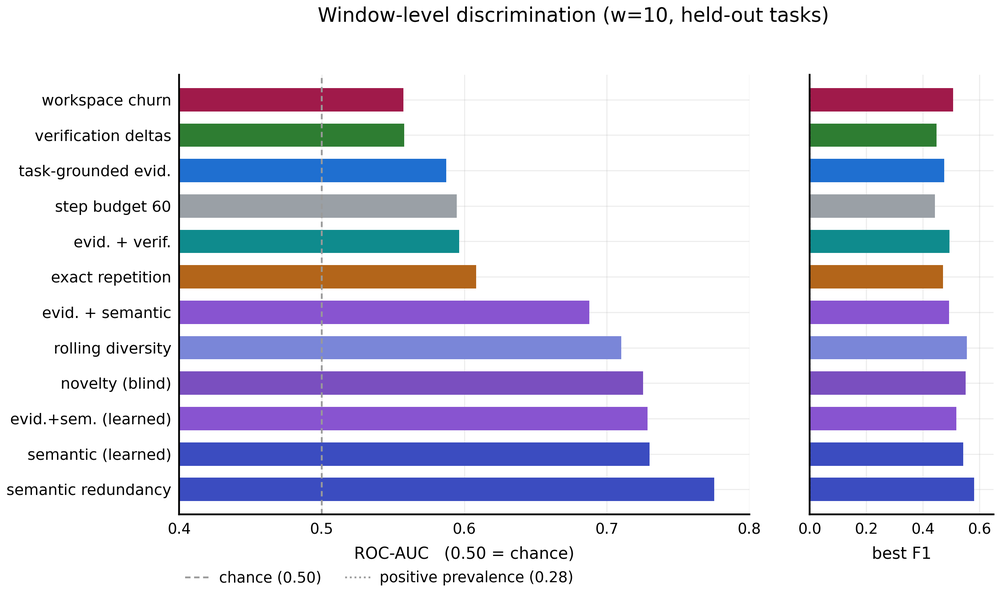
#> input picture research/archive/paper_v1/figures/fig_auc_tb2_w10.png, 1000 x 598 px, shrunk from 2474 x 1480 before the run; its folder holds only this picture in this run
$ python check_figure_edges.py
#> lines starting #> are read from the running program, lines starting #| are printed output that depends on the picture; after the words box and inside, x2 and y2 are one past the last pixel; in counts of white or black regions, pixels touching at a corner belong together
"""Check whether any ink in a saved figure is cut off at the raster edge.

Reading the figures confirms the layout; this confirms the pixels.  A tight bbox crop that lands
inside a glyph leaves ink running to the very last column or row, which is a cropped character,
whereas normal padding leaves white margins.
"""
from __future__ import annotations

import os
import sys

import numpy as np
from PIL import Image

sys.stdout.reconfigure(encoding="utf-8")
FIG = os.path.normpath(os.path.join(os.path.dirname(os.path.abspath(__file__)),
                                    "..", "..", "research", "archive", "paper_v1", "figures"))


def main() -> None:
    worst = 0
    for name in sorted(os.listdir(FIG)):
        if not name.endswith(".png"):
            continue
        a = np.asarray(Image.open(os.path.join(FIG, name)).convert("L"), dtype=np.float32) / 255.0
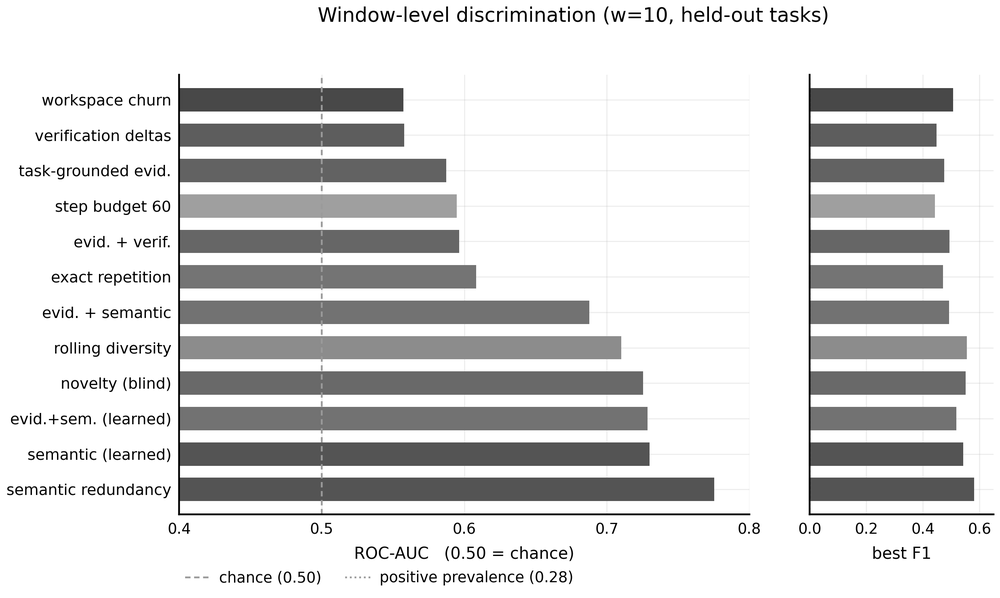
#> a: shape (598, 1000) float32; min 0, max 1, mean 0.84
        ink = a < 0.9
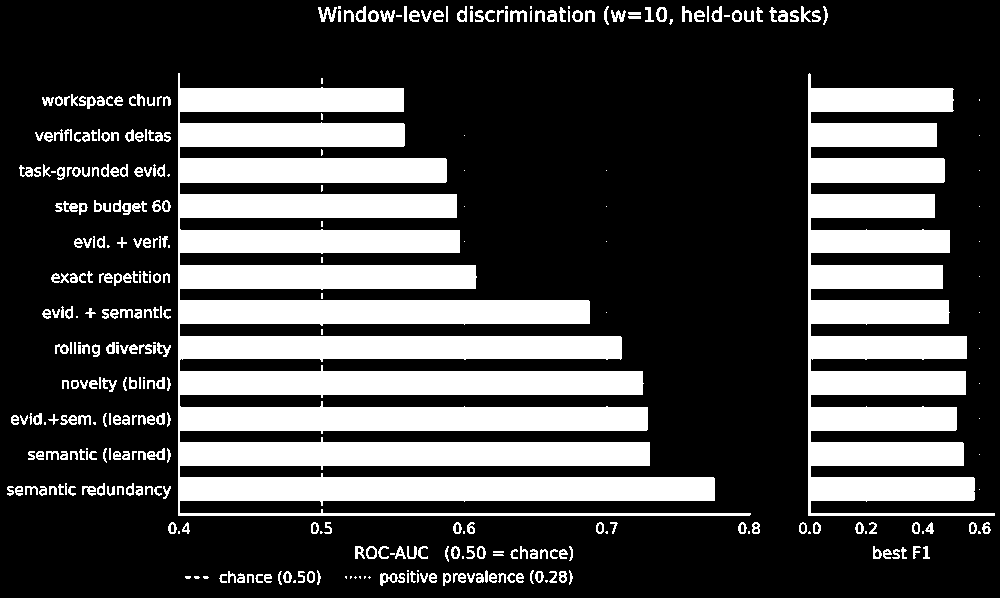
#> ink: shape (598, 1000) bool; 27.6% white; 364 white regions (79 under 20 px), largest, box (x1, y1, x2, y2) and area: (178, 73, 751, 516) 106823, (808, 73, 995, 516) 42745, (318, 7, 337, 22) 147
        h, w = ink.shape
#> h = 598; w = 1000
        edges = {
            "left": int(ink[:, 0].sum()), "right": int(ink[:, -1].sum()),
            "top": int(ink[0].sum()), "bottom": int(ink[-1].sum()),
        }
#> edges = {'left': 0, 'right': 0, 'top': 0, 'bottom': 0}
        # distance from each edge to the first row/column that contains any ink
        col_any = ink.any(axis=0)
        row_any = ink.any(axis=1)
        first_col = int(np.argmax(col_any)) if col_any.any() else w
#> first_col = 7
        last_col = w - 1 - int(np.argmax(col_any[::-1])) if col_any.any() else -1
#> last_col = 994
        first_row = int(np.argmax(row_any)) if row_any.any() else h
#> first_row = 6
        last_row = h - 1 - int(np.argmax(row_any[::-1])) if row_any.any() else -1
#> last_row = 585
        flag = "CUT" if any(v > 0 for v in edges.values()) else "ok "
#> flag = 'ok '
        worst += 1 if flag == "CUT" else 0
#> worst = 0
        print(f"  {flag} {name:28} {w}x{h}  edge ink {edges}  margins "
              f"L{first_col} R{w-1-last_col} T{first_row} B{h-1-last_row}")
#|   ok  fig_auc_tb2_w10.png          1000x598  edge ink {'left': 0, 'right': 0, 'top': 0, 'bottom': 0}  margins L7 R5 T6 B12
    print(f"\nfigures with ink at the raster edge: {worst}")
#| figures with ink at the raster edge: 0


if __name__ == "__main__":
    main()

$ run again, on research/archive/paper_v1/figures/fig_ops_tb2_w10.png
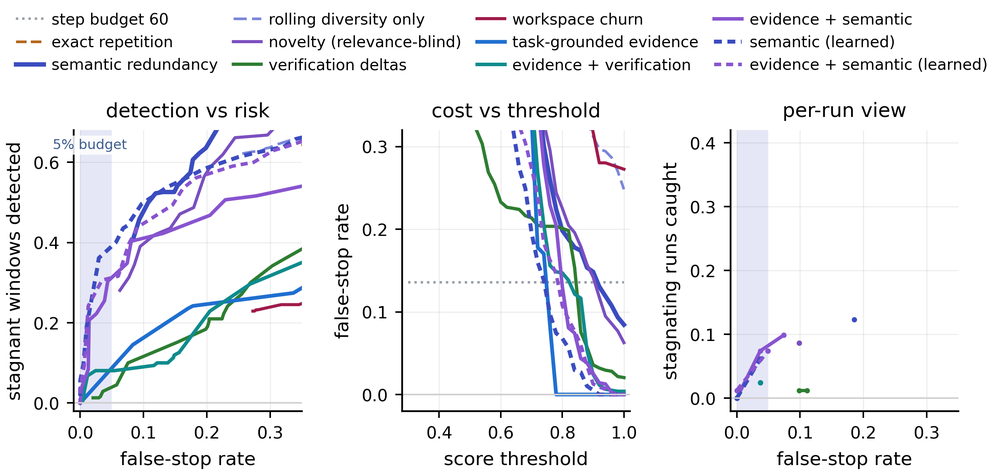
#> input picture research/archive/paper_v1/figures/fig_ops_tb2_w10.png, 1000 x 475 px, shrunk from 2524 x 1198 before the run
#> in main, `a = np.asarray(Image.open(os.path.join(FIG, name)).convert("L"), dtype..`:
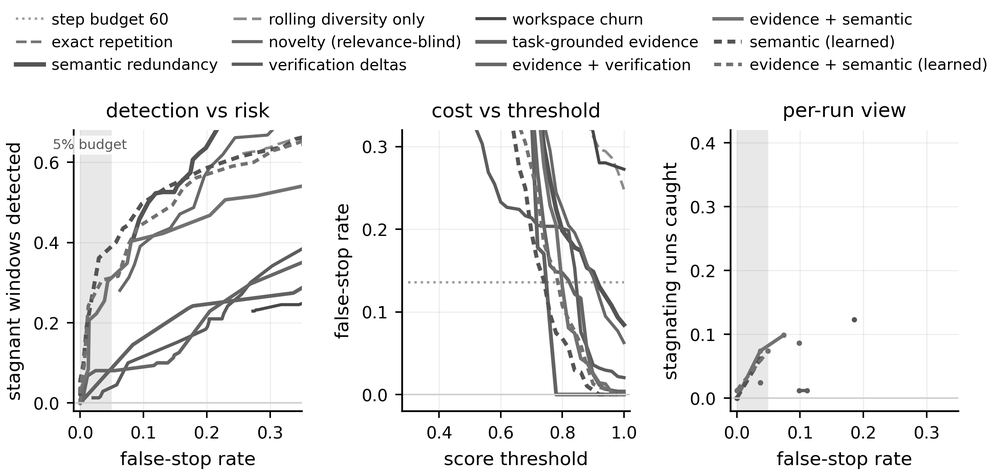
#> a: shape (475, 1000) float32; min 0, max 1, mean 0.939
#> in main, `ink = a < 0.9`:
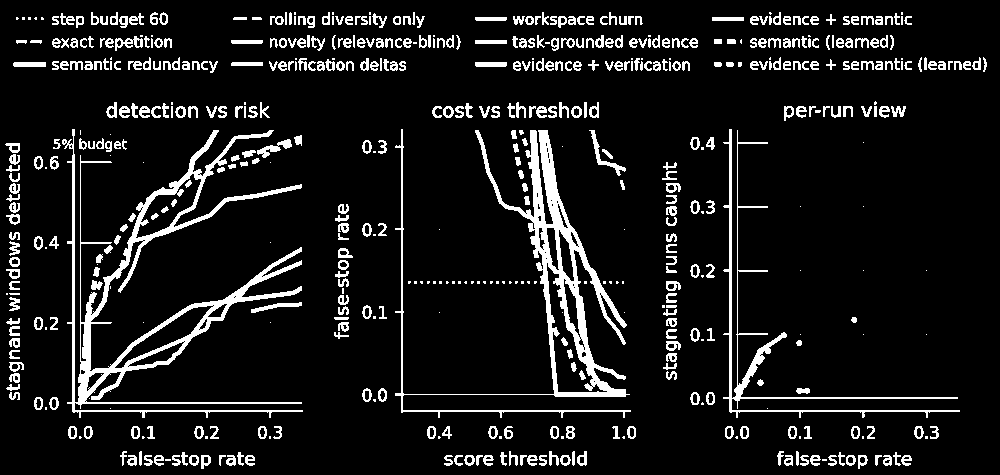
#> ink: shape (475, 1000) bool; 9.9% white; 573 white regions (127 under 20 px), largest, box (x1, y1, x2, y2) and area: (62, 129, 303, 418) 9400, (395, 129, 631, 418) 8622, (723, 129, 960, 418) 2936
#> edges = {'left': 0, 'right': 0, 'top': 0, 'bottom': 0}
#> first_col = 5
#> last_col = 986
#> first_row = 12
#> last_row = 468
#> flag = 'ok '
#> worst = 0
#|   ok  fig_ops_tb2_w10.png          1000x475  edge ink {'left': 0, 'right': 0, 'top': 0, 'bottom': 0}  margins L5 R13 T12 B6
#| figures with ink at the raster edge: 0

$ run again, on research/archive/paper_v1/figures/fig_regimes_tb2_w10.png
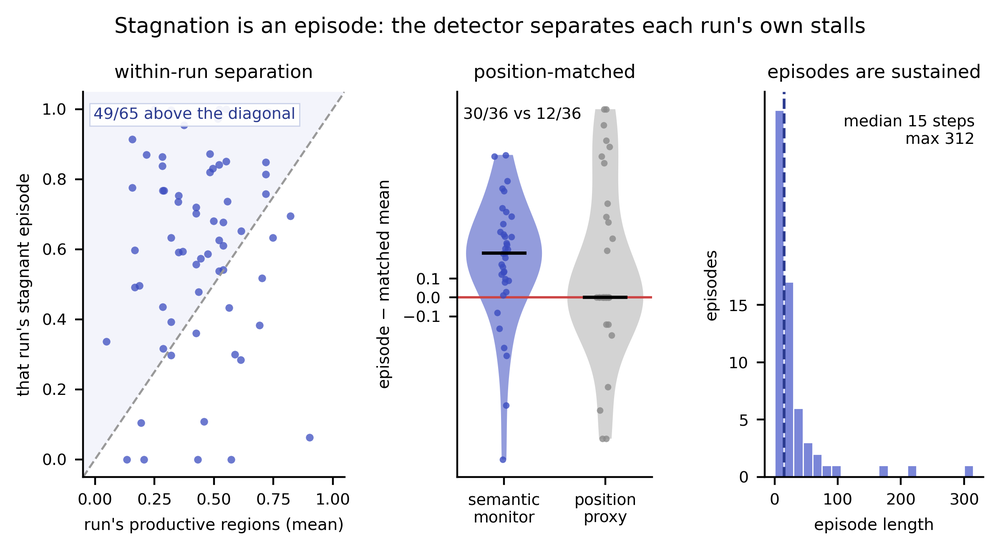
#> input picture research/archive/paper_v1/figures/fig_regimes_tb2_w10.png, 1000 x 550 px, shrunk from 2397 x 1319 before the run
#> in main, `a = np.asarray(Image.open(os.path.join(FIG, name)).convert("L"), dtype..`:
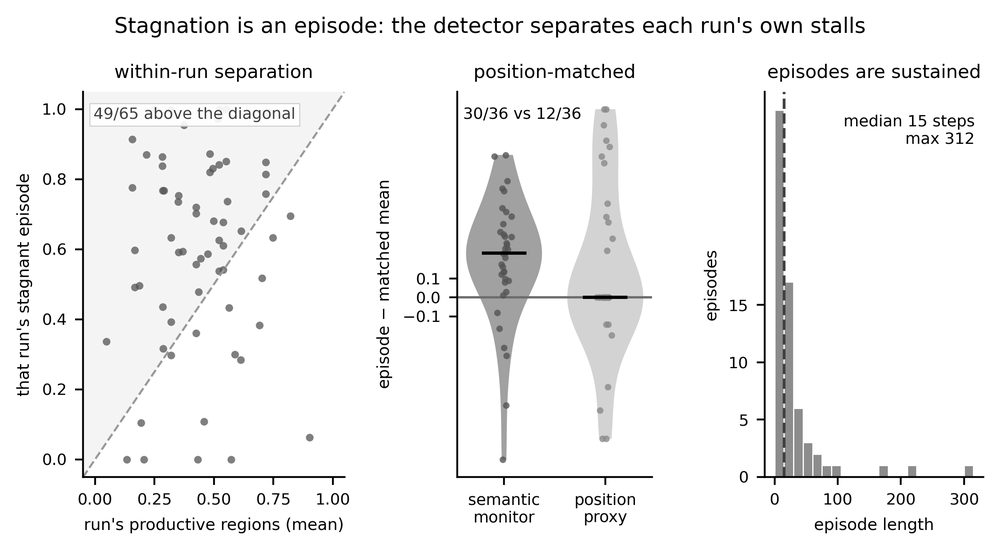
#> a: shape (550, 1000) float32; min 0, max 1, mean 0.946
#> in main, `ink = a < 0.9`:
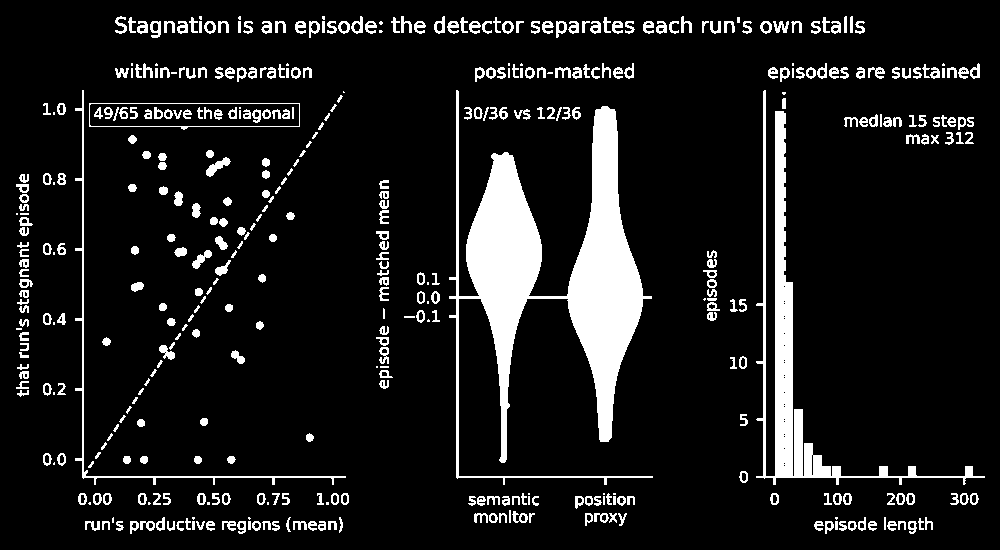
#> ink: shape (550, 1000) bool; 10.6% white; 453 white regions (48 under 20 px), largest, box (x1, y1, x2, y2) and area: (449, 90, 653, 485) 24578, (756, 90, 985, 485) 8521, (75, 90, 346, 485) 1529
#> edges = {'left': 0, 'right': 0, 'top': 0, 'bottom': 0}
#> first_col = 16
#> last_col = 984
#> first_row = 16
#> last_row = 533
#> flag = 'ok '
#> worst = 0
#|   ok  fig_regimes_tb2_w10.png      1000x550  edge ink {'left': 0, 'right': 0, 'top': 0, 'bottom': 0}  margins L16 R15 T16 B16
#| figures with ink at the raster edge: 0

$ run again, on research/archive/paper_v1/figures/fig_signals_tb2_w10.png
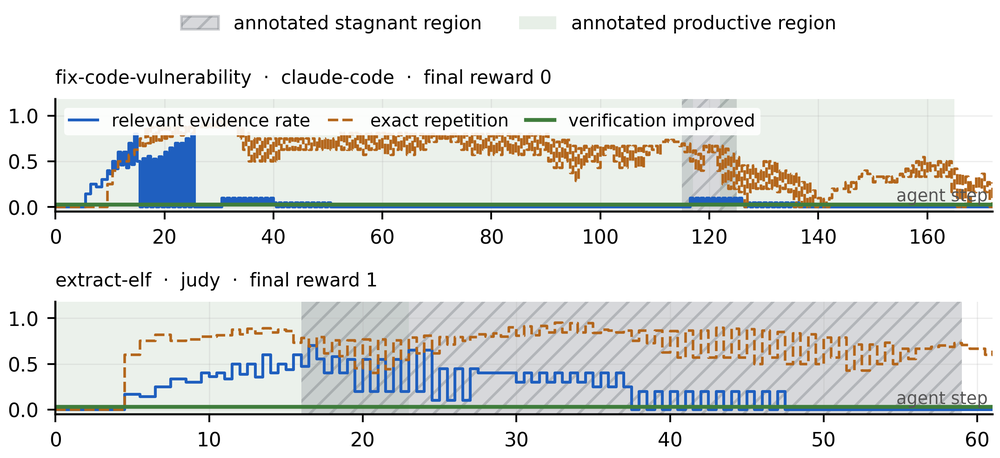
#> input picture research/archive/paper_v1/figures/fig_signals_tb2_w10.png, 1000 x 458 px, shrunk from 2150 x 985 before the run
#> in main, `a = np.asarray(Image.open(os.path.join(FIG, name)).convert("L"), dtype..`:
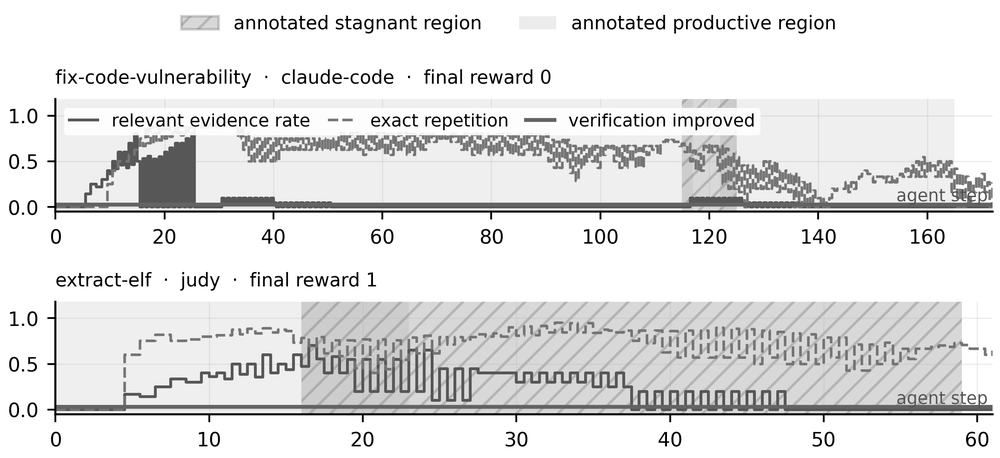
#> a: shape (458, 1000) float32; min 0, max 1, mean 0.886
#> in main, `ink = a < 0.9`:
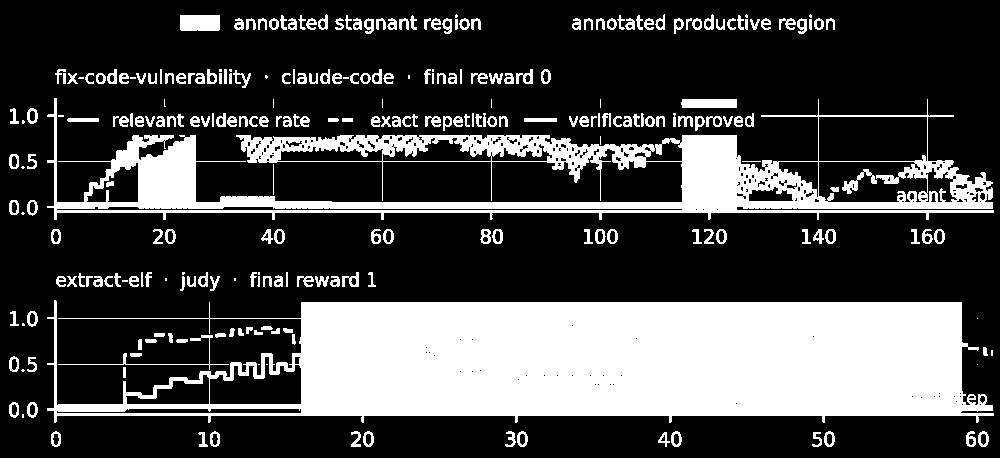
#> ink: shape (458, 1000) bool; 27.9% white; 273 white regions (35 under 20 px), largest, box (x1, y1, x2, y2) and area: (47, 300, 994, 423) 80227, (47, 98, 994, 220) 30151, (180, 15, 220, 31) 637
#> edges = {'left': 0, 'right': 0, 'top': 0, 'bottom': 0}
#> first_col = 9
#> last_col = 993
#> first_row = 14
#> last_row = 446
#> flag = 'ok '
#> worst = 0
#|   ok  fig_signals_tb2_w10.png      1000x458  edge ink {'left': 0, 'right': 0, 'top': 0, 'bottom': 0}  margins L9 R6 T14 B11
#| figures with ink at the raster edge: 0
